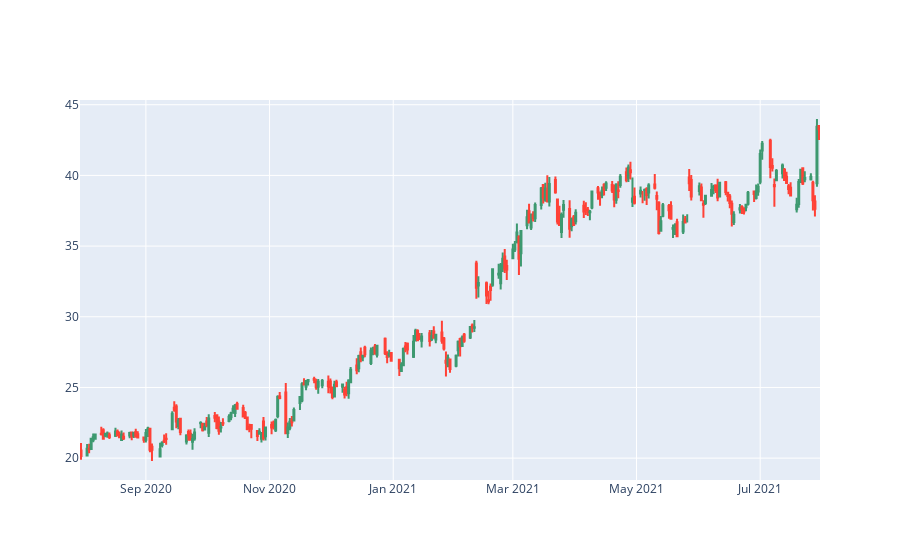

The notebook cell this image was saved under:
### Code cell
plot_price_history(hist)

### Figure 1 — Plotly figure (JSON) as saved in the notebook; plotly's stock layout.template omitted (floating-point values rounded to 4 significant figures; data arrays with more than 128 entries replaced by an {"elided": "..."} marker saying what was removed)
{"data": [{"close": {"elided": "252 float values"}, "high": {"elided": "252 float values"}, "low": {"elided": "252 float values"}, "open": {"elided": "252 float values"}, "type": "candlestick", "x": {"elided": "252 str values"}}], "layout": {"xaxis": {"rangeslider": {"visible": false}}}}
